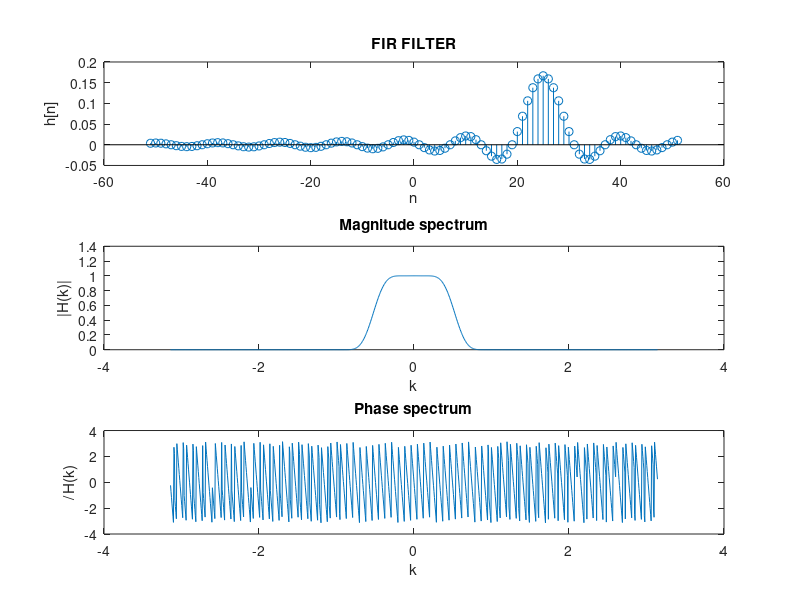

MATLAB code to generate this figure: (Note: this script raises an error after producing the figure.)
wc=pi/6;
N=51;
n=-N:N;
nc=(N-1)/2;

hd=zeros(1,length(n));
wn=zeros(1,length(n));

for i=-N:N
    if(i~=nc)
    hd(i+N+1)=(1/pi)*sin(wc*(i-nc))*1/(i-nc);
    else
    hd(i+N+1)=wc/pi;
    end
end

zn=blackman(N);
for k=1:N
    wn(k+N)=zn(k);
end

h= hd .* wn;

subplot(3,1,1);
stem(n,hd);
xlabel('n');
ylabel('h[n]');
title('FIR FILTER');
w=-pi:2*pi/1000:pi;

H=fft(h,1001);
H=fftshift(H);

subplot(3,1,2);
plot(w,abs(H));
xlabel('k');
ylabel('|H(k)|');
title('Magnitude spectrum');

subplot(3,1,3);
plot(w,angle(H));
xlabel('k');
ylabel('/_ H(k)');
title('Phase spectrum');

sgtitle("Low-Pass FIR FILTER design using Blackman window");

H1=abs(H);
maxi=max(H1);

Hn=mag2db(H1/maxi);
figure;
plot(w,Hn);
xlabel('w');
ylabel('Magnitude in dB');
title('Magnitude spectrum');




